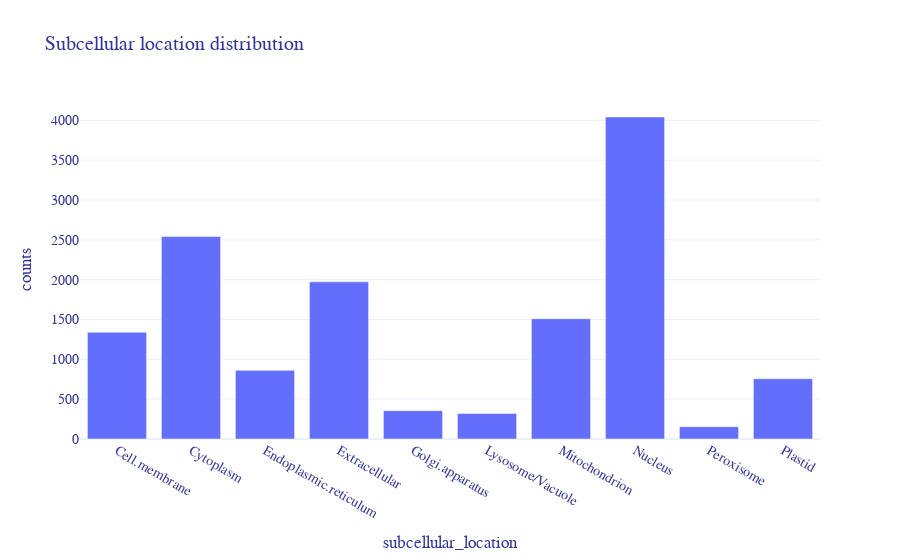

Notebook cell for this chart:
### Code cell
# plot subcellular location distribution

fig = px.bar(subset_df_proteins.groupby('subcellular_location').size().reset_index(name='counts'), 
             x='subcellular_location', y='counts', 
             title='Subcellular location distribution')
fig.update_layout(
    font=dict(color="#303496", family="Arial, sans-serif", size=14),
    template='plotly_white',
)
fig.show()

### Figure 1 — Plotly figure (JSON) as saved in the notebook; plotly's stock layout.template omitted (floating-point values rounded to 4 significant figures)
{"data": [{"alignmentgroup": "True", "hovertemplate": "subcellular_location=%{x}<br>counts=%{y}<extra></extra>", "legendgroup": "", "marker": {"color": "#636efa", "pattern": {"shape": ""}}, "name": "", "offsetgroup": "", "orientation": "v", "showlegend": false, "textposition": "auto", "type": "bar", "x": ["Cell.membrane", "Cytoplasm", "Endoplasmic.reticulum", "Extracellular", "Golgi.apparatus", "Lysosome/Vacuole", "Mitochondrion", "Nucleus", "Peroxisome", "Plastid"], "xaxis": "x", "y": [1340, 2542, 862, 1973, 356, 321, 1510, 4043, 154, 757], "yaxis": "y"}], "layout": {"barmode": "relative", "font": {"color": "#303496", "family": "Arial, sans-serif", "size": 14}, "legend": {"tracegroupgap": 0}, "title": {"text": "Subcellular location distribution"}, "xaxis": {"anchor": "y", "domain": [0, 1], "title": {"text": "subcellular_location"}}, "yaxis": {"anchor": "x", "domain": [0, 1], "title": {"text": "counts"}}}}
